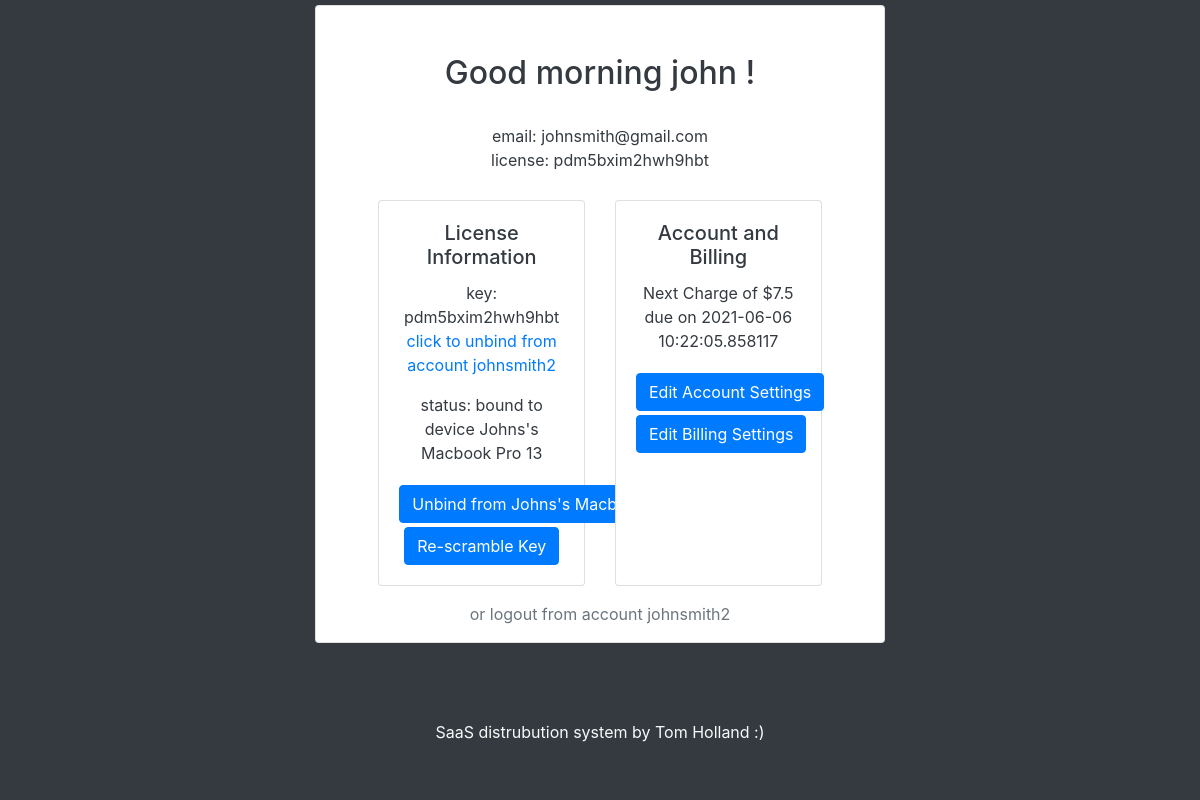
The app's page /dashboard (signed in), older data.
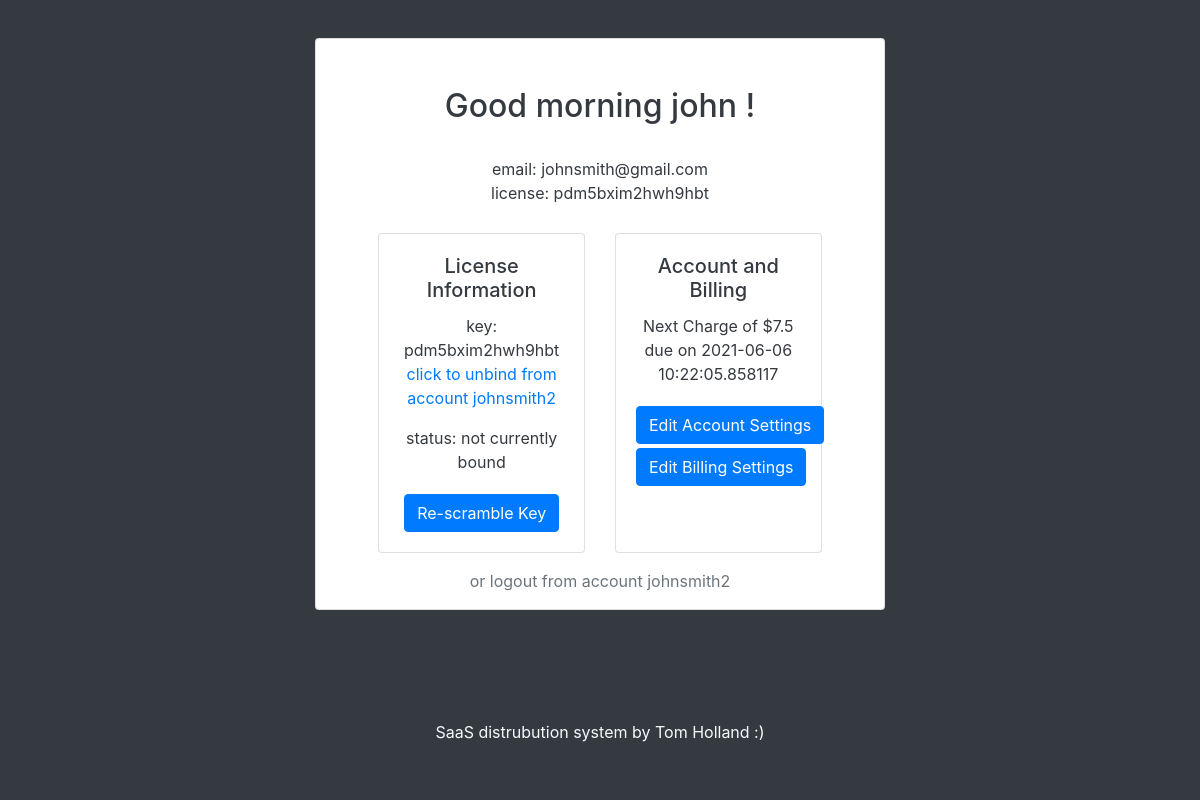
The same page, newer data.
### tables this page shows
CREATE TABLE licenses (license text PRIMARY KEY, username text, boundToUser boolean, boundToDevice boolean, HWID string, devicename string, nextrenewal string, plan string, stripeSessionID string);

CREATE TABLE users (username text PRIMARY KEY, fName text, sName text, emailAddress text, password text, admin bool);

### main.py (the view, shortened to what this page needs)
@app.route("/dashboard", methods=['GET', 'POST'])
@login_required
def dashboard():
    if not current_user.getAdminPerms():
        lerror = None
        return render_template('dashboard.html', lerror=lerror)
    else:
        return redirect(url_for('admindash'))

### api.py (called while the page is built)
    def closeConnection(self):
        self.conn.close()
        return

    def searchUsersByUsername(self, user):
        self.c.execute(f'''SELECT * FROM users WHERE username = ?''', (user,))
        result = self.c.fetchone()
        return result

    def getLicenseInfo(self, license):
        self.c.execute(f'''SELECT * FROM licenses WHERE license = ?''',
                       (license,))
        result = self.c.fetchone()
        return result

    def checkIfUserHasLicense(self, username):
        self.c.execute(f'''SELECT license FROM licenses WHERE username = ?''',
                       (username,))
        result = self.c.fetchone()
        if result:
            return result[0]
        else:
            return False

    def getNextRenewal(self, license):
        self.c.execute(f'''SELECT nextrenewal FROM licenses WHERE license = ?''', (license,))
        result = self.c.fetchone()[0]
        if not result or result == "NULL":
            return None
        else:
            return datetime.strptime(result, '%Y-%m-%d %H:%M:%S.%f')

### main.py (called while the page is built)
    def getRenewalDate(self, key):
        db = Database()
        dbdate = db.getNextRenewal(key)
        return dbdate

### templates/dashboard.html (shortened to what the changed rows need)
<!DOCTYPE html>
<html lang="en">
<head>
    <link rel="stylesheet" href="https://use.fontawesome.com/releases/v5.0.8/css/all.css">
    <link rel="stylesheet" href="https://maxcdn.bootstrapcdn.com/bootstrap/4.0.0/css/bootstrap.min.css"
>
    <link rel="stylesheet" type="text/css" href="{{ url_for('static',filename='styles/dashboard.css') }}">
</head>
<body onload="relayUserTime('{{ current_user.fname }}')">
<div class="container-fluid h-90 bg-dark text-dark">
    <div class="row h-90 justify-content-center align-items-center">
        <div class="col-md-6 text-left">
            <div class="card text-center">
                <h2 class="card-title mt-5" id="time"></h2>
                {% if current_user.license.exists %}
                <div class="card-body">
                    email: {{ current_user.email }}
                    <br>
                    license: {{ current_user.license }}
                </div>
                {% else %}
                <div class="card-body">
                    email: {{ current_user.email }}
                    <br>
                    <br>
                </div>
                {% endif %}
                <div class="container-fluid">
                    <div class="row mt-2">
                        <div class="col-sm-5">
                            <div class="card h-100">
                                {% if not current_user.license.exists %}
                                <div class="card-body">
                                    <h5 class="card-title">No license currently bound</h5>
                                    <div class="card-text">
                                        {% if lerror %}
                                        <p class="error text-danger"><strong>Error:</strong> {{ lerror }}
                                            {% endif %}
                                        <form action="" method="post">
                                            <input type="text" class="form-control" name="licenseid"
                                                   placeholder="License Key">
                                            <button type="submit" class="btn btn-primary mt-2">Bind to this account
                                            </button>
                                        </form>
                                    </div>
                                </div>
                                {% else %}
                                {% if not current_user.license.boundtodevice %}
                                <div class="card-body">
                                    <h5 class="card-title">License Information </h5>
                                    <p class="card-text">key: {{ current_user.license }} <br><a
                                            href="javascript:unbind()" class="muted">click to unbind from account
                                        {{current_user.id}}</a></p>
                                    <p class="card-text">status: not currently bound</p>
                                    <a href="javascript:rescramble()" class="btn btn-primary mt-1">Re-scramble Key</a>
                                </div>
                                {% else %}
                                <div class="card-body">
                                    <h5 class="card-title">License Information</h5>
                                    <p class="card-text">key: {{ current_user.license }} <br><a
                                            href="javascript:unbind()" class="muted">click to unbind from account
                                        {{current_user.id}}</a></p>
                                    <p class="card-text">status: bound to device {{
                                        current_user.license.devicename}}</p>
                                    <a href="javascript:unbinddevice()" class="btn btn-primary mt-1">Unbind from {{
                                        current_user.license.devicename}}</a>
                                    <a href="javascript:rescramble()" class="btn btn-primary mt-1">Re-scramble Key</a>
                                </div>
                                {%endif%}
                                {%endif%}
                            </div>
                        </div>
                    </div>
                </div>
                <div class="row mt-3">
                    <div class="col text-center">
                        <a href="/logout" class="text-muted"> or logout from account {{ current_user.id }} </a>
                    </div>
                </div>
            </div>
        </div>
    </div>
</div>
</body>
</html>

Row changes from the older to the newer data that the page shows:
changed licenses "pdm5bxim2hwh9hbt": license.devicename "Johns's Macbook Pro 13" → (not shown)
Text that changed along with them:
text no longer shown: "status: bound to device Unbind from"
text now shown: "status: not currently bound"
